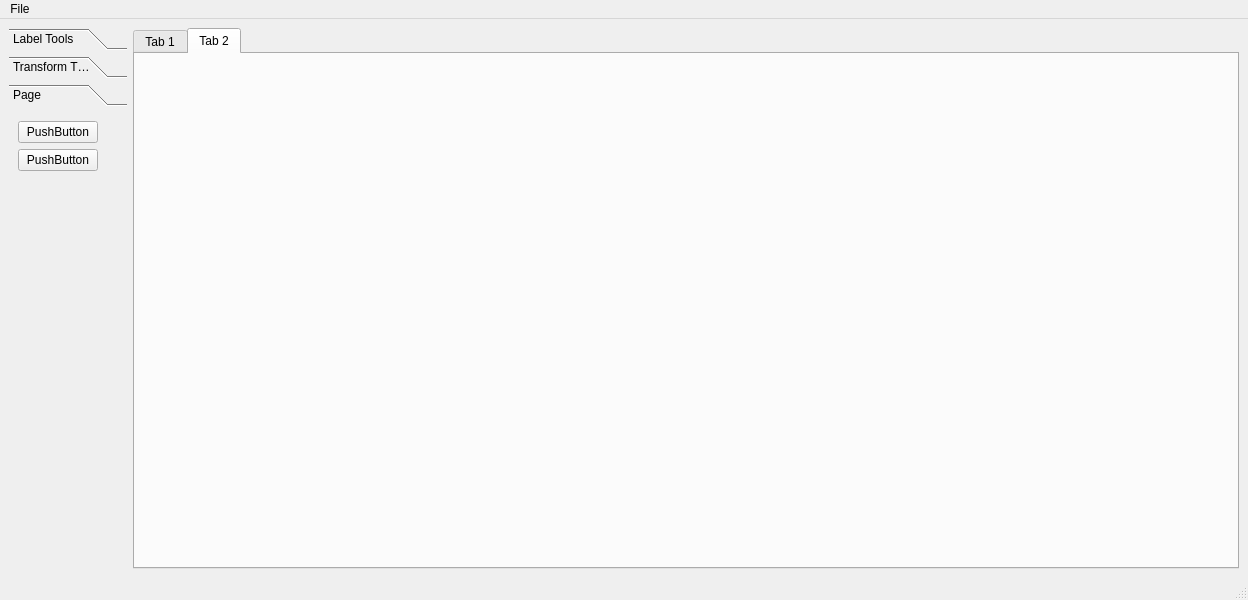
<?xml version="1.0" encoding="UTF-8"?>
<ui version="4.0">
 <class>MainWindow</class>
 <widget class="QMainWindow" name="MainWindow">
  <property name="geometry">
   <rect>
    <x>0</x>
    <y>0</y>
    <width>1248</width>
    <height>600</height>
   </rect>
  </property>
  <property name="sizePolicy">
   <sizepolicy hsizetype="Preferred" vsizetype="Preferred">
    <horstretch>0</horstretch>
    <verstretch>0</verstretch>
   </sizepolicy>
  </property>
  <property name="windowTitle">
   <string>MainWindow</string>
  </property>
  <widget class="QWidget" name="centralwidget">
   <layout class="QHBoxLayout" name="horizontalLayout_2">
    <item>
     <widget class="QToolBox" name="tool_menu">
      <property name="sizePolicy">
       <sizepolicy hsizetype="Fixed" vsizetype="Preferred">
        <horstretch>0</horstretch>
        <verstretch>0</verstretch>
       </sizepolicy>
      </property>
      <property name="minimumSize">
       <size>
        <width>118</width>
        <height>0</height>
       </size>
      </property>
      <property name="baseSize">
       <size>
        <width>0</width>
        <height>0</height>
       </size>
      </property>
      <property name="currentIndex">
       <number>2</number>
      </property>
      <widget class="QWidget" name="label_page">
       <property name="geometry">
        <rect>
         <x>0</x>
         <y>0</y>
         <width>107</width>
         <height>74</height>
        </rect>
       </property>
       <property name="sizePolicy">
        <sizepolicy hsizetype="Fixed" vsizetype="Fixed">
         <horstretch>0</horstretch>
         <verstretch>0</verstretch>
        </sizepolicy>
       </property>
       <attribute name="label">
        <string>Label Tools</string>
       </attribute>
       <layout class="QVBoxLayout" name="verticalLayout">
        <item>
         <widget class="QPushButton" name="pushButton">
          <property name="text">
           <string>PushButton</string>
          </property>
         </widget>
        </item>
        <item>
         <widget class="QPushButton" name="pushButton_4">
          <property name="text">
           <string>PushButton</string>
          </property>
         </widget>
        </item>
       </layout>
      </widget>
      <widget class="QWidget" name="transform_tools">
       <property name="geometry">
        <rect>
         <x>0</x>
         <y>0</y>
         <width>107</width>
         <height>74</height>
        </rect>
       </property>
       <property name="sizePolicy">
        <sizepolicy hsizetype="Fixed" vsizetype="Fixed">
         <horstretch>0</horstretch>
         <verstretch>0</verstretch>
        </sizepolicy>
       </property>
       <attribute name="label">
        <string>Transform Tools</string>
       </attribute>
       <layout class="QVBoxLayout" name="verticalLayout_2">
        <item>
         <widget class="QPushButton" name="pushButton_2">
          <property name="text">
           <string>PushButton</string>
          </property>
         </widget>
        </item>
        <item>
         <widget class="QPushButton" name="pushButton_3">
          <property name="text">
           <string>PushButton</string>
          </property>
         </widget>
        </item>
       </layout>
      </widget>
      <widget class="QWidget" name="dir_tools">
       <property name="sizePolicy">
        <sizepolicy hsizetype="Fixed" vsizetype="Fixed">
         <horstretch>0</horstretch>
         <verstretch>0</verstretch>
        </sizepolicy>
       </property>
       <attribute name="label">
        <string>Page</string>
       </attribute>
       <layout class="QVBoxLayout" name="verticalLayout_3">
        <item>
         <widget class="QPushButton" name="pushButton_5">
          <property name="text">
           <string>PushButton</string>
          </property>
         </widget>
        </item>
        <item>
         <widget class="QPushButton" name="pushButton_6">
          <property name="text">
           <string>PushButton</string>
          </property>
         </widget>
        </item>
       </layout>
      </widget>
     </widget>
    </item>
    <item>
     <widget class="QTabWidget" name="image_tab_menu">
      <property name="currentIndex">
       <number>1</number>
      </property>
      <widget class="QWidget" name="tab">
       <attribute name="title">
        <string>Tab 1</string>
       </attribute>
      </widget>
      <widget class="QWidget" name="tab_2">
       <attribute name="title">
        <string>Tab 2</string>
       </attribute>
      </widget>
     </widget>
    </item>
   </layout>
  </widget>
  <widget class="QMenuBar" name="menubar">
   <property name="geometry">
    <rect>
     <x>0</x>
     <y>0</y>
     <width>1248</width>
     <height>22</height>
    </rect>
   </property>
   <widget class="QMenu" name="menuFile">
    <property name="title">
     <string>File</string>
    </property>
    <addaction name="actionOpen"/>
   </widget>
   <addaction name="menuFile"/>
  </widget>
  <widget class="QStatusBar" name="statusbar"/>
  <action name="actionOpen">
   <property name="text">
    <string>Open</string>
   </property>
  </action>
 </widget>
 <resources/>
 <connections/>
</ui>
